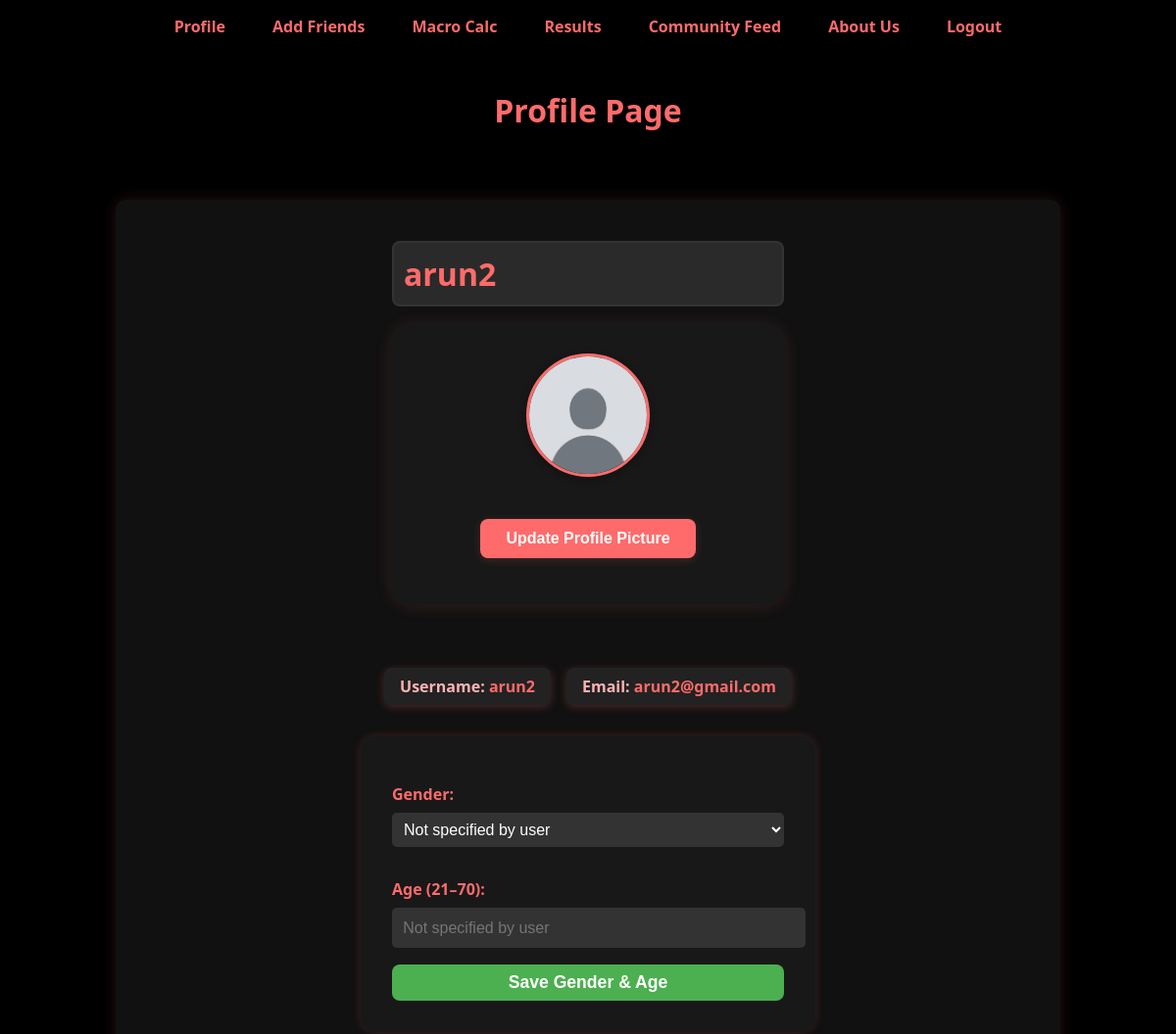
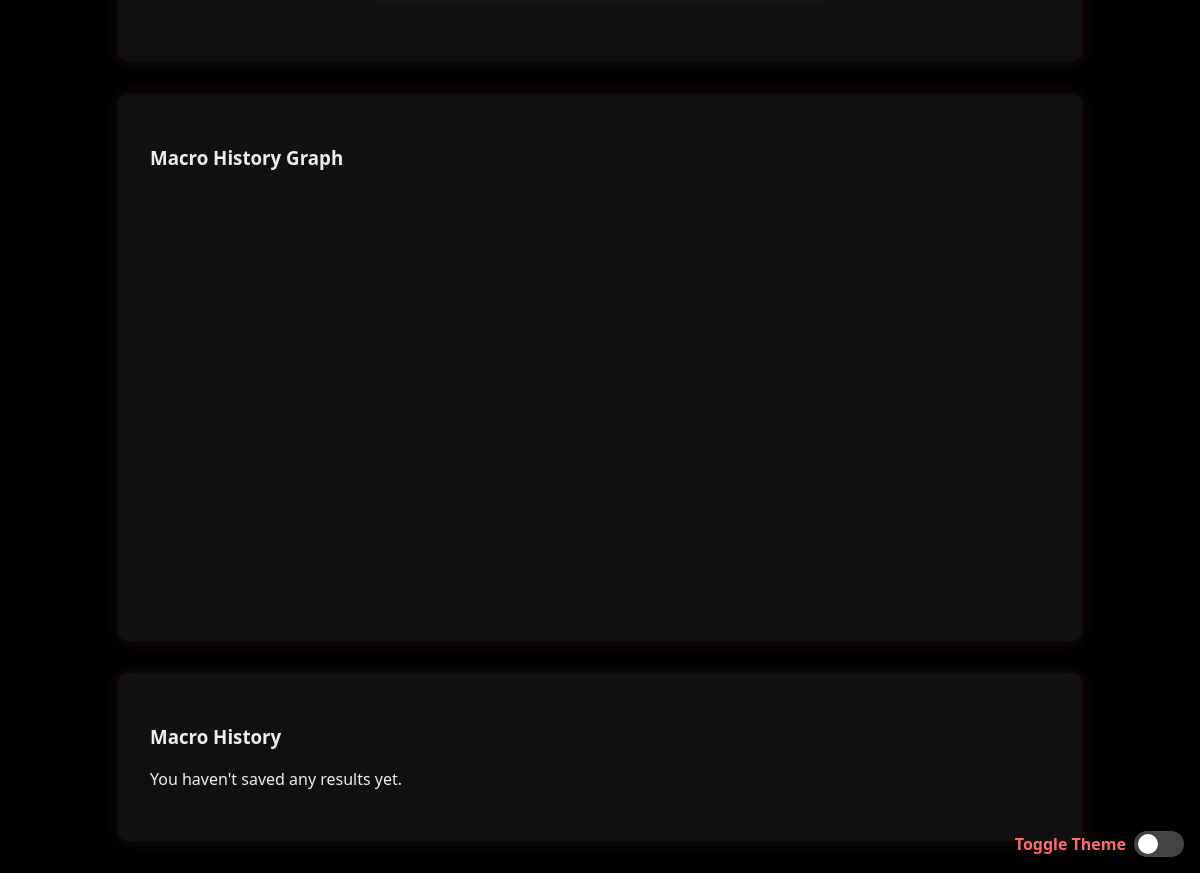
The page /profile (signed in) on the database its author committed (2 pictures, top to bottom).
### app/models.py (models this page shows)
class User(db.Model, UserMixin):
    id = db.Column(db.Integer, primary_key=True)
    name = db.Column(db.String(80), unique=True, nullable=False)
    email = db.Column(db.String(120), unique=True, nullable=False)
    password = db.Column(db.String(120), nullable=False)
    gender = db.Column(db.String(10))
    age = db.Column(db.Integer)
    profile_picture = db.Column(db.String(255), default='placeholder-profile.jpg')
    requests_sent = db.relationship(
        'FriendRequest',
        foreign_keys='FriendRequest.requester_id',
        back_populates='requester',
        lazy='dynamic'
    )
    requests_received = db.relationship(
        'FriendRequest',
        foreign_keys='FriendRequest.receiver_id',
        back_populates='receiver',
        lazy='dynamic'
    )
    friends = db.relationship(
        'User',
        secondary=friend_assoc,
        primaryjoin=(id == friend_assoc.c.user_id),
        secondaryjoin=(id == friend_assoc.c.friend_id),
        lazy='dynamic'
    )

### app/routes.py (the view)
@app.route("/profile")
@login_required
def profile():
    macro_posts = MacroPost.query.filter_by(user_id=current_user.id).order_by(MacroPost.timestamp.desc()).all()
    form = ProfilePictureForm()
    pending_requests = FriendRequest.query.filter_by(receiver_id=current_user.id, status='pending').all()
    return render_template(
        "profile.html",
        user=current_user,
        macro_posts=macro_posts,
        form=form,
        pending_requests=pending_requests,
    )

### app/forms.py
class ProfilePictureForm(FlaskForm):
    picture = FileField('Update Profile Picture', validators=[
        FileAllowed(['jpg', 'png', 'jpeg'], 'Images only!')
    ])
    submit = SubmitField('Update Picture')

### app/__init__.py (called while the page is built)
@login_manager.user_loader
def load_user(user_id):
    return db.session.get(User, int(user_id))

### app/routes.py (called while the page is built)
@app.after_request
def add_security_headers(response):
    response.headers['X-Content-Type-Options'] = 'nosniff'
    response.headers['X-Frame-Options'] = 'DENY'
    response.headers['X-Content-Type-Options'] = 'nosniff'
    response.headers['X-XSS-Protection'] = '1; mode=block'
    return response

### app/templates/profile.html (shortened to what this page needs)
{% extends "base.html" %}
{% import "./components/resultTab.html" as ui %}
{% block content %}
<div class="profile-container">
    <header class="profile-header">
        <h1>Profile Page</h1>
    </header>
    <section class="profile-info">
        <div style="display:flex; flex-direction:column; align-items:center; margin-bottom: 2em;">
            <h2 class="username-box">{{ user.name }}</h2>
            <div class="profile-card">
                <img src="{{ url_for('static', filename='profile_pics/' + user.profile_picture) }}" alt="Profile Picture" class="profile-picture">
            {% if current_user.id == user.id %}
               <button onclick="document.getElementById('profile-picture-form').style.display='block'" class="profile-btn update-btn">Update Profile Picture</button>
            {% endif %}
            </div>
        </div>
        <div style="display:flex; justify-content:center; gap:1em; margin-bottom:1em;">
            <div class="profile-line"> Username: <span class="highlight-text">{{ user.name }}</span></div>
            <div class="profile-line"> Email: <span style="color:#ff6b6b;">{{ user.email }}</span></div>
        </div>
        <form action="{{ url_for('update_profile_info') }}" method="POST" style="margin-top: 1em; background:#181818; padding:2em; border-radius:16px; box-shadow:0 0 10px #ff6b6b33; max-width:400px; margin-left:auto; margin-right:auto;">
            <label for="gender" style="color:#ff6b6b; font-weight:bold;">Gender:</label>
            <select id="gender" name="gender" required style="width:100%; margin-bottom:1em; padding:0.5em; font-size:1rem; box-sizing:border-box;" {% if current_user.id != user.id %}disabled{% endif %}>
                <option disabled {% if not user.gender %}selected{% endif %}>
                    {{ user.gender if user.gender else "Not specified by user" }}
                </option>
             </select>
             <label for="age" style="color:#ff6b6b; font-weight:bold;">Age (21–70):</label>
             <input type="text" id="age" name="age" value="{{ user.age if user.age else '' }}" placeholder="Not specified by user" {% if current_user.id != user.id %}disabled class="disabled-field"{% endif %}>
            {% if current_user.id == user.id %}
               <button type="submit" style="margin-top: 1em; background-color: #4CAF50; color: white; font-weight: bold; padding: 8px 16px; border: none; border-radius: 8px; cursor: pointer; width:100%; font-size:1.1rem;">Save Gender & Age</button>
            {% endif %}
        </form>
    </section>
    <section class="graph">
        <h3>Macro History Graph</h3>
        <div id="macro-history-graph" style="width: 100%; height: 400px; margin-bottom: 20px;"></div>
    </section>
    <section class="macro-history">
        <h3>Macro History</h3>
        {% if macro_posts %}
            <ul>
                {% for post in macro_posts %}
                    <li>
                        <div class="info">
                            {{ ui.history_item(post) }}
                        </div>
                        {% if user.id == current_user.id %}
                        <div class="actions">
                            {{ ui.delete_button(post.id) }}
                            {{ ui.community_share_button(post.id) }}
                            {{ ui.friend_share_button(post.id) }}
                        </div>
                        {% endif %}
                    </li>
                {% endfor %}
            </ul>
        {% else %}
            <p>You haven't saved any results yet.</p>
        {% endif %}
    </section>
</div>
{% endblock %}

### app/static/css/style.css (style rules this page uses)
body { background-color: #000; color: #eee; font-family: 'Segoe UI', Tahoma, Geneva, Verdana, sans-serif; margin: 0; padding: 0; }
h1, h2 { color: #ff6b6b; text-align: center; }
header { padding: 1rem 2rem; }
form { background-color: #1a1a1a; padding: 2rem; border-radius: 10px; max-width: 500px; margin: 2rem auto; box-shadow: 0 0 10px rgba(255, 107, 107, 0.2); }
label { font-weight: bold; display: block; margin-top: 1rem; color: #ff6b6b; }
input, select, button { width: 100%; padding: 0.7rem; margin-top: 0.5rem; border-radius: 5px; border: none; background-color: #333; color: #fff; font-size: 1rem; }
button { background-color: #ff6b6b; color: #000; font-weight: bold; margin-top: 1.5rem; cursor: pointer; transition: background-color 0.3s; }
section { background-color: #111; color: #eee; max-width: 900px; margin: 2rem auto; padding: 2rem; border-radius: 10px; box-shadow: 0 0 15px rgba(255, 107, 107, 0.15); }
section h2 { color: #ff6b6b; margin-bottom: 1rem; font-size: 1.8rem; }
section p { font-size: 1rem; line-height: 1.6; }
.profile-picture { width: 150px; height: 150px; border-radius: 50%; object-fit: cover; border: 2px solid #ff6b6b; display: block; margin: 1rem auto; box-shadow: 0 0 10px rgba(255, 107, 107, 0.3); }
.profile-info h2, .profile-info p { background-color: #2a2a2a; color: #ffa07a; border: 2px solid #333; border-radius: 8px; padding: 10px; font-size: 1.2rem; max-width: 400px; margin: 10px 0; box-sizing: border-box; text-align: left; display: inline-block; width: 100%; transition: background-color 0.3s ease; }
.profile-info h2, .profile-info p { margin-bottom: 15px; }
.macro-history { margin-top: 2rem; }
.profile-line { background-color: #222; color: #ffb3b3; padding: 0.5em 1em; border-radius: 8px; font-weight: bold; box-shadow: 0 2px 8px rgba(255, 107, 107, 0.25); }
.highlight-text { color: #ff6b6b; }
.profile-info h2.username-box { font-size: 2rem; font-weight: bold; color: #ff6b6b; margin-bottom: 0.5em; }
#macro-history-graph { width: 100%; height: 400px; margin-bottom: 20px; }
input, select { color: #fff; }

### app/templates/profile.html (style rules this page uses)
.profile-card { background: #181818; display: flex; flex-direction: column; align-items: center; padding: 2em 2em 2em 2em; border-radius: 24px; box-shadow: 0 2px 16px #ff6b6b22; margin-bottom: 2em; width: 340px; max-width: 90vw; }
.profile-picture { display: block; margin: 0 auto 1.2em auto; border: 3px solid #ff6b6b; border-radius: 50%; width: 120px; height: 120px; box-shadow: 0 2px 8px #0005; }
.profile-btn { font-weight: bold; border-radius: 8px; width: 220px; padding: 0.7em 0; margin-bottom: 1em; box-shadow: 0 2px 8px #ff6b6b33; transition: background 0.2s, color 0.2s; border: none; cursor: pointer; font-size: 1rem; }
.update-btn { background: #ff6b6b; color: #fff; }
.profile-info > form { margin-top: 2em !important; margin-bottom: 2em !important; z-index: 1; position: relative; }

### rows shown on the page
User: name "arun2", profile_picture (placeholder picture), email "arun2@gmail.com", gender "Not specified by user"
